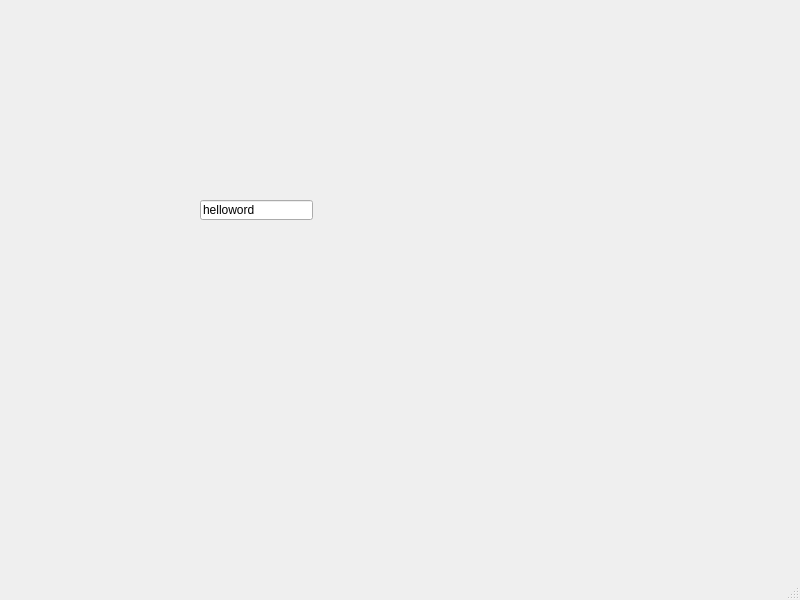
<?xml version="1.0" encoding="UTF-8"?>
<ui version="4.0">
 <class>MainWindow</class>
 <widget class="QMainWindow" name="MainWindow">
  <property name="geometry">
   <rect>
    <x>0</x>
    <y>0</y>
    <width>800</width>
    <height>600</height>
   </rect>
  </property>
  <property name="windowTitle">
   <string>MainWindow</string>
  </property>
  <widget class="QWidget" name="centralwidget">
   <widget class="QLineEdit" name="lineEdit">
    <property name="geometry">
     <rect>
      <x>200</x>
      <y>200</y>
      <width>113</width>
      <height>20</height>
     </rect>
    </property>
    <property name="text">
     <string>helloword</string>
    </property>
   </widget>
  </widget>
  <widget class="QMenuBar" name="menubar">
   <property name="geometry">
    <rect>
     <x>0</x>
     <y>0</y>
     <width>800</width>
     <height>23</height>
    </rect>
   </property>
  </widget>
  <widget class="QStatusBar" name="statusbar"/>
 </widget>
 <resources/>
 <connections/>
</ui>
